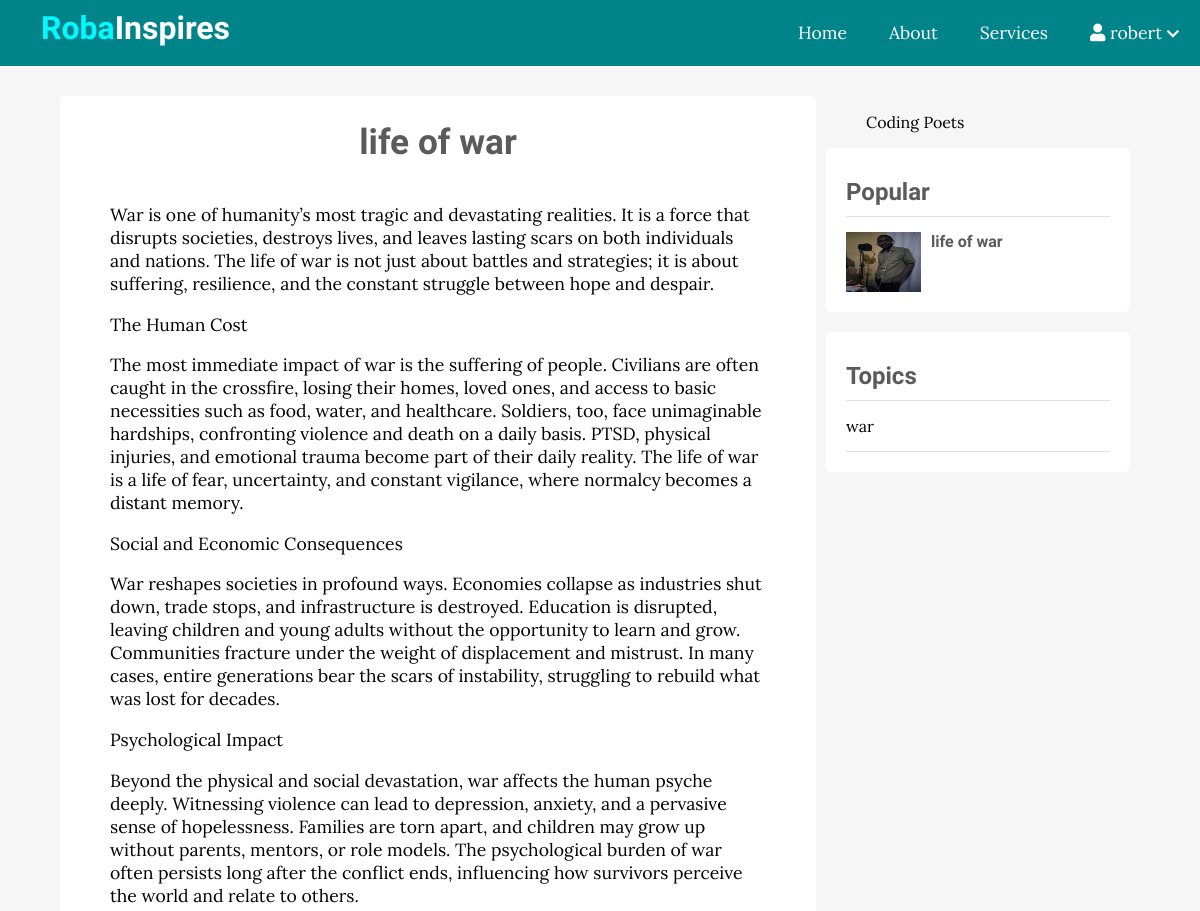
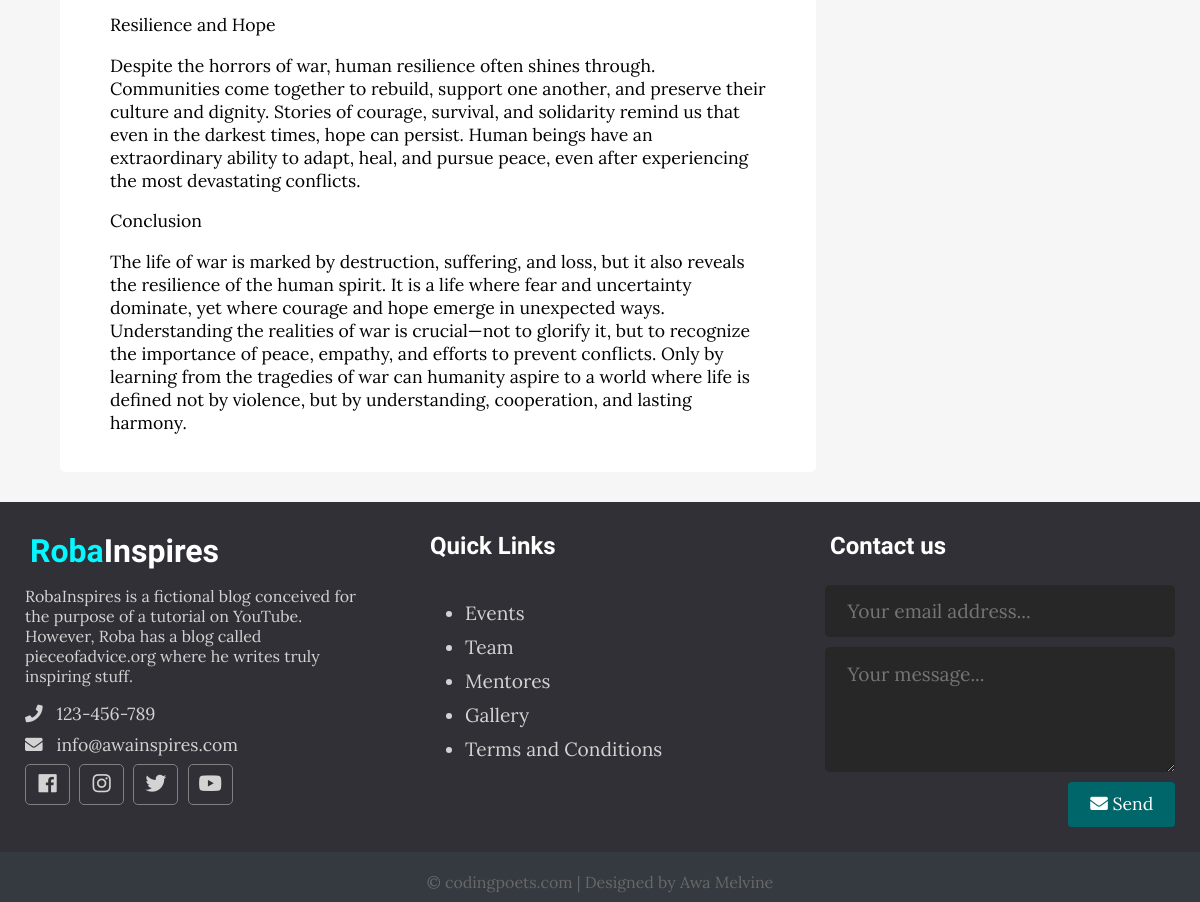
The app's page /single.php?id=85 (signed in) with its own data (2 pictures, top to bottom).
### tables this page shows
CREATE TABLE `post` (
  `id` int(11) NOT NULL,
  `user_id` int(11) NOT NULL,
  `topic_id` int(11) DEFAULT NULL,
  `title` varchar(255) NOT NULL,
  `image` varchar(255) DEFAULT NULL,
  `body` text NOT NULL,
  `publish` tinyint(1) DEFAULT 0,
  `created_at` datetime NOT NULL DEFAULT current_timestamp()
);

CREATE TABLE `topics` (
  `id` int(11) NOT NULL,
  `name` varchar(100) NOT NULL,
  `description` text NOT NULL
);

### app/database/db.php (called while the page is built, shortened)
<?php
require('conn.php');
function executeQuery($sql,$data){
    global $conn;
    $stmt=$conn->prepare($sql);
    $values=array_values($data);
    $types=str_repeat('s',count($values));
    $stmt->bind_param($types,...$values);
    $stmt->execute();
    return $stmt;
}
function selectAll($table,$conditions = []){
global $conn;
$sql="SELECT * FROM  $table";
if (empty($conditions)) {
    $stmt=$conn->prepare($sql);
    $stmt->execute();
    $records=$stmt->get_result()->fetch_all(MYSQLI_ASSOC);
    return $records;
}else {
    $i=0;
    foreach ($conditions as $key => $value) {
        if ($i===0) {
            $sql=$sql . " WHERE $key= ?";
        } else {
            $sql=$sql . " AND $key= ?";
        }
        $i++;
    }
    $stmt=executeQuery($sql,$conditions);
    $records=$stmt->get_result()->fetch_all(MYSQLI_ASSOC);
    return $records;
}
}
function selectOne($table,$conditions){
$sql="SELECT * FROM  $table";
    $i=0;
    foreach ($conditions as $key => $value) {
        if ($i===0) {
            $sql=$sql . " WHERE $key= ?";
        } else {
            $sql=$sql . " AND $key= ?";
        }
        $i++;
    }
    $sql=$sql . " LIMIT 1";
    $stmt=executeQuery($sql,$conditions);
    $records=$stmt->get_result()->fetch_assoc();
    return $records;
}

### app/controllers/post.php (called while the page is built, shortened)
<?php
include(ROOT_PATH . '/app/database/db.php');
$table='post';
$topics=selectAll('topics');
$posts=selectAll($table);

### single.php (the view, shortened to what this page needs)
<?php
include(ROOT_PATH . '/app/controllers/post.php');
if (isset($_GET['id'])) {
  $post=selectOne('post',['id'=>$_GET['id']]);
}
$topics=selectAll('topics');
$posts=selectAll('post',['publish'=>1]);
?>
<!DOCTYPE html>
<html lang="en">
<head>
  <link rel="stylesheet" href="https://use.fontawesome.com/releases/v5.7.2/css/all.css"
>
  <link rel="stylesheet" href="asset/css/style.css">
</head>
<body>
  <?php include(ROOT_PATH . '/app/includes/header.php'); ?>
  <div class="page-wrapper">
    <div class="content clearfix">
      <div class="main-content-wrapper">
        <div class="main-content single">
          <h1 class="post-title"><?php echo $post['title'];?></h1>
          <div class="post-content">
            <?php echo html_entity_decode($post['body']);?>
          </div>
        </div>
      </div>
      <div class="sidebar single">
        <div class="fb-page" data-href="https://web.facebook.com/codingpoets/" data-small-header="false"
          data-adapt-container-width="true" data-hide-cover="false" data-show-facepile="true">
          <blockquote cite="https://web.facebook.com/codingpoets/" class="fb-xfbml-parse-ignore"><a
              href="https://web.facebook.com/codingpoets/">Coding Poets</a></blockquote>
        </div>
        <div class="section popular">
          <h2 class="section-title">Popular</h2>
        <?php foreach ($posts as $p):?>
          <div class="post clearfix">
            <img src="<?php echo BASE_URL . '/asset/images/' . $p['image']; ?>" alt="">
            <a href="" class="title">
              <h4><?php echo $p['title'];?></h4>
            </a>
          </div>
        <?php endforeach;?>
        </div>
        <div class="section topics">
          <h2 class="section-title">Topics</h2>
          <ul>
             <?php foreach ($topics as  $topic):?>
              <li>
              <a href="<?php echo BASE_URL . '/index.php?t_id=' . $topic['id'] . '&name=' . $topic['name']; ?>">
                <?php echo $topic['name']; ?>
              </a>
              </li>
            <?php endforeach;?>
          </ul>
        </div>
      </div>
    </div>
  </div>
  <?php include("app/includes/footer.php")?>
</body>
</html>

### asset/css/style.css (style rules this page uses)
* { box-sizing: border-box }
html, body { height: 100%; padding: 0px; margin: 0px; background: #f6f6f6; font-family: 'Lora', serif; }
h1, h2, h3, h4, h5, h6 { font-family: 'Candal', serif; color: #5c5b5b; margin: 5px; }
a { text-decoration: none; color: inherit; }
.clearfix::after { content: ''; display: block; clear: both; }
.page-wrapper { min-height: 100%; }
.content { width: 90%; margin: 30px auto 30px; }
.content .main-content { width: 70%; float: left; }
.content .main-content.single { background: white; padding: 20px 50px; font-size: 1.1em; border-radius: 5px; }
.content .main-content.single .post-title { text-align: center; margin-bottom: 40px; }
.content .popular .post { border-top: 1px solid #e0e0e0; margin-top: 10px; padding-top: 10px; }
.content .popular .post img { height: 60px; width: 75px; float: left; margin-right: 10px; }
.content .sidebar { width: 30%; float: left; }
.content .sidebar.single { padding: 0px 10px; }
.content .sidebar .section { background: white; padding: 20px; border-radius: 5px; margin-bottom: 20px; }
.content .sidebar .section .section-title { margin: 10px 0px 10px 0px; }
.content .sidebar .section.topics ul { margin: 0px; padding: 0px; list-style: none; border-top: 1px solid #e0e0e0; }
.content .sidebar .section.topics ul li a { display: block; padding: 15px 0px 15px 0px; border-bottom: 1px solid #e0e0e0; transition: all 0.3s; }

### records on screen
post: title "life of war", body "War is one of humanity’s most tragic and devastating realities. It is a force that disrupts societies, destroys lives, and leaves lasting scars on both individuals and nations. The life of war is not just about battles and strategies; it is about suffering, resilience, and the constant struggle between hope and despair. The Human Cost The most immediate impact of war is the suffering of people. Civilians are often caught in the crossfire, losing their homes, loved ones, and access to basic necessities such as food, water, and healthcare. Soldiers, too, face unimaginable hardships, confronting violence and death on a daily basis. PTSD, physical injuries, and emotional trauma become part of…", image (picture)
topics: name "war"

### other values on screen
$_SESSION['username'] "robert"
